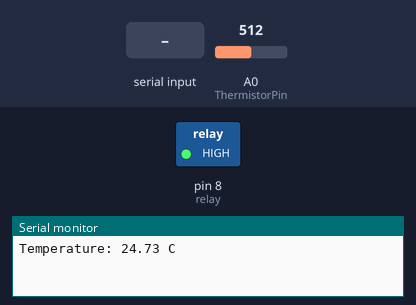
This sketch was run on a simulated Arduino Uno, built with avr-gcc and run on an emulated ATmega328P. Parts: switched loads named in the sketch (green lamp = pin HIGH), the last lines printed to the serial monitor. The test bench sets the inputs (shaded band); at power-on: A0 (ThermistorPin) = 512.

Above: at 1.5 s.
1.6 s: "20" received over Serial
At 3.3 s:
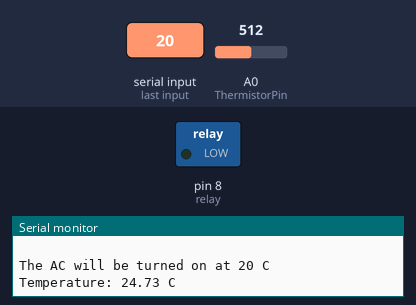
4.5 s: "25" received over Serial
At 6.8 s:
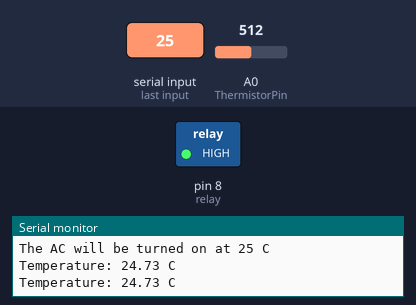
7.5 s: A0 (ThermistorPin) set to 526
At 10.4 s:
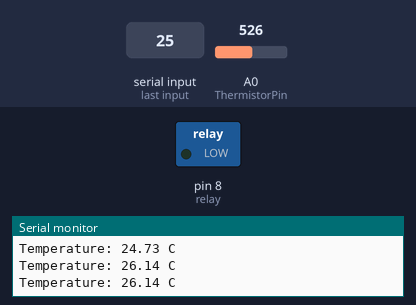
Timing chart, 0 to 11.9 s (numbered marks = the images above; inputs shaded):
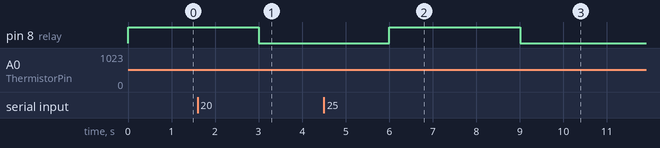

The sketch:

Air_Conditioner_Monitor.ino
```cpp
#define low HIGH
#define high LOW
//bluetooth
int tx=1;
int rx=0;
char inSerial[15];
float x=25.0;
//**********
int ThermistorPin = A0;
int relay=8;
float Vo;
float R1 = 10000;
float logRth, Rth, T, Tc;
float c1 = 1.009249522e-03, c2 = 2.378405444e-04, c3 = 2.019202697e-07;

void setup() {
Serial.begin(9600);
pinMode(relay, OUTPUT);
pinMode(tx, OUTPUT);
pinMode(rx, INPUT);
digitalWrite(relay, low);
}

void loop() {
    int i=0;
    int m=0;
    delay(500);
    if (Serial.available() > 0) {
       while (Serial.available() > 0)
       {
         inSerial[i]=Serial.read();
         i++;
       }
       inSerial[i]='\0';
       Check_Protocol(inSerial);
     }


  Vo = analogRead(ThermistorPin);
  Rth = R1 * (1023.0 / Vo - 1.0);
  logRth = log(Rth);
  T = (1.0 / (c1 + c2*logRth + c3*logRth*logRth*logRth));
  Tc = T - 273.15;

  Serial.print("Temperature: ");
  Serial.print(Tc);
  Serial.println(" C");
  delay(1000);

  if (Tc>x)
  {
    digitalWrite(relay, high);
  }
  else
  {
    digitalWrite(relay, low);
  }
}


void Check_Protocol(char inStr[]){
  int i=0;
  int m=0;
  Serial.println(" ");
  if(!strcmp(inStr,"20")){
    x=20.0;
    Serial.println("The AC will be turned on at 20 C");
    for(m=0;m<11;m++){
      inStr[m]=0;}
       i=0;}

  if(!strcmp(inStr,"25")){
    x=25.0;
    Serial.println("The AC will be turned on at 25 C");
    for(m=0;m<11;m++){
      inStr[m]=0;}
       i=0;}

  if(!strcmp(inStr,"30")){
    x=30.0;
    Serial.println("The AC will be turned on at 30 C");
    for(m=0;m<11;m++){
      inStr[m]=0;}
       i=0;}

  if(!strcmp(inStr,"35")){
    x=35.0;
    Serial.println("The AC will be turned on at 35 C");
    for(m=0;m<11;m++){
      inStr[m]=0;}
       i=0;}


    else{
    for(m=0;m<11;m++){
      inStr[m]=0;
    }
    i=0;

}}
```

Measured:
- the behaviour switches between 514 and 515 on A0 (ThermistorPin) (found by bisection; images 2 and 3)
- after the input at 1.6 s, pin 8 (relay): HIGH → LOW after 1.4 s
- after the input at 4.5 s, pin 8 (relay): LOW → HIGH after 1.5 s
- after the input at 7.5 s, pin 8 (relay): HIGH → LOW after 1.5 s
